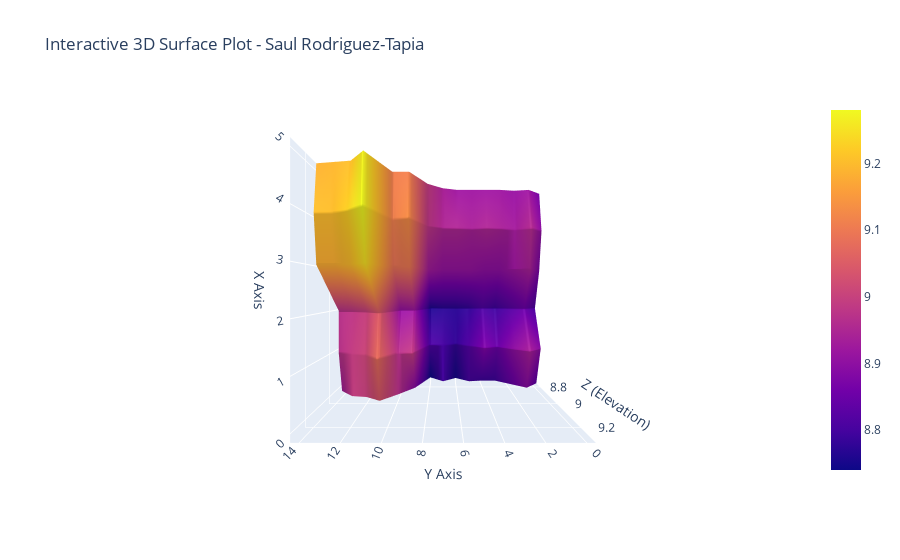
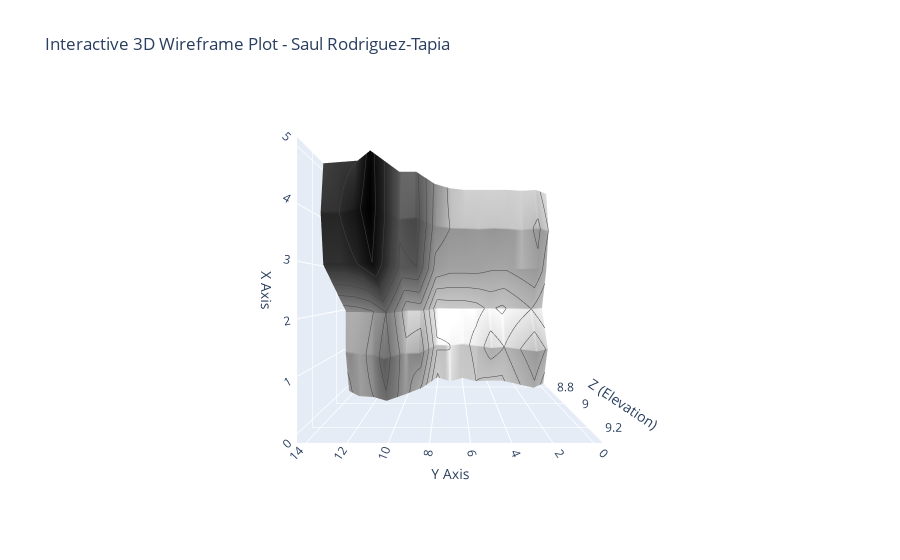
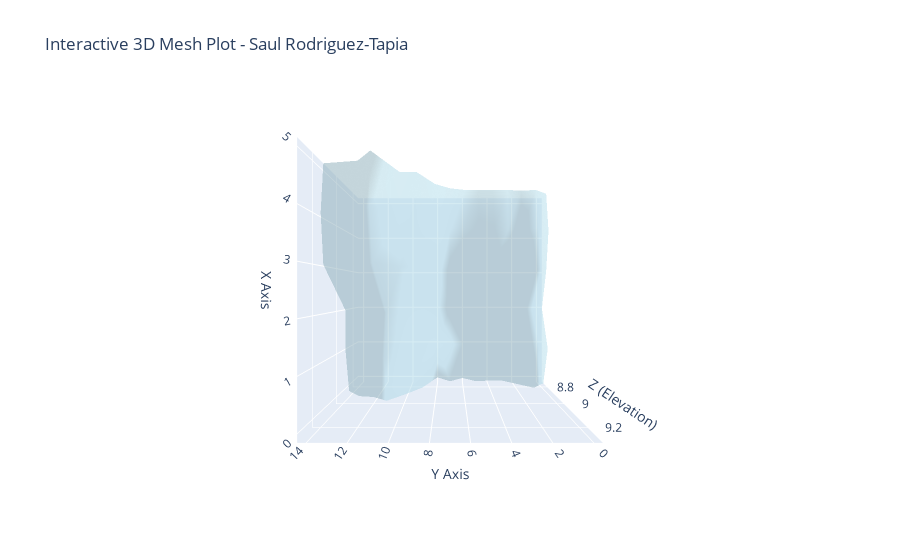

The notebook cell saved with these charts, in order:
### Code cell
x = np.arange(z1.shape[1])
y = np.arange(z1.shape[0])
x, y = np.meshgrid(x, y)


plot_types = [
    ("Surface Plot", go.Surface(z=z1, x=x, y=y)),
    ("Wireframe Plot", go.Surface(z=z1, x=x, y=y, showscale=False, colorscale="Greys", contours={"z": {"show": True, "start": 8.7, "end": 9.3, "size": 0.05}})),
    ("Mesh Plot", go.Mesh3d(x=x.flatten(), y=y.flatten(), z=z1.flatten(), color='lightblue', opacity=0.50))
]


for title_suffix, plot in plot_types:
    fig = go.Figure(data=[plot])
    fig.update_layout(
        title=f"Interactive 3D {title_suffix} - Saul Rodriguez-Tapia",
        scene=dict(
            xaxis_title='X Axis',
            yaxis_title='Y Axis',
            zaxis_title='Z (Elevation)',
            camera_eye=dict(x=0, y=0, z=2)  
        ),
    )
    fig.show()

### Figure 1 — Plotly figure (JSON) as saved in the notebook; plotly's stock layout.template omitted (floating-point values rounded to 4 significant figures)
{"data": [{"type": "surface", "x": [[0, 1, 2, 3, 4, 5], [0, 1, 2, 3, 4, 5], [0, 1, 2, 3, 4, 5], [0, 1, 2, 3, 4, 5], [0, 1, 2, 3, 4, 5], [0, 1, 2, 3, 4, 5], [0, 1, 2, 3, 4, 5], [0, 1, 2, 3, 4, 5], [0, 1, 2, 3, 4, 5], [0, 1, 2, 3, 4, 5], [0, 1, 2, 3, 4, 5], [0, 1, 2, 3, 4, 5], [0, 1, 2, 3, 4, 5], [0, 1, 2, 3, 4, 5], [0, 1, 2, 3, 4, 5]], "y": [[0, 0, 0, 0, 0, 0], [1, 1, 1, 1, 1, 1], [2, 2, 2, 2, 2, 2], [3, 3, 3, 3, 3, 3], [4, 4, 4, 4, 4, 4], [5, 5, 5, 5, 5, 5], [6, 6, 6, 6, 6, 6], [7, 7, 7, 7, 7, 7], [8, 8, 8, 8, 8, 8], [9, 9, 9, 9, 9, 9], [10, 10, 10, 10, 10, 10], [11, 11, 11, 11, 11, 11], [12, 12, 12, 12, 12, 12], [13, 13, 13, 13, 13, 13], [14, 14, 14, 14, 14, 14]], "z": [[8.83, 8.89, 8.81, 8.87, 8.9, 8.87], [8.89, 8.94, 8.85, 8.94, 8.96, 8.92], [8.84, 8.9, 8.82, 8.92, 8.93, 8.91], [8.79, 8.85, 8.79, 8.9, 8.94, 8.92], [8.79, 8.88, 8.81, 8.9, 8.95, 8.92], [8.8, 8.82, 8.78, 8.91, 8.94, 8.92], [8.75, 8.78, 8.77, 8.91, 8.95, 8.92], [8.8, 8.8, 8.77, 8.91, 8.95, 8.94], [8.74, 8.81, 8.76, 8.93, 8.98, 8.99], [8.89, 8.99, 8.92, 9.1, 9.13, 9.11], [8.97, 8.97, 8.91, 9.09, 9.11, 9.11], [9.04, 9.08, 9.05, 9.25, 9.28, 9.27], [9, 9.01, 9, 9.2, 9.23, 9.2], [8.99, 8.99, 8.98, 9.18, 9.2, 9.19], [8.93, 8.97, 8.97, 9.18, 9.2, 9.18]]}], "layout": {"autosize": true, "scene": {"aspectmode": "auto", "aspectratio": {"x": 1, "y": 1, "z": 1}, "camera": {"eye": {"x": 0, "y": 0, "z": 2}}, "xaxis": {"title": {"text": "X Axis"}, "type": "linear"}, "yaxis": {"title": {"text": "Y Axis"}, "type": "linear"}, "zaxis": {"title": {"text": "Z (Elevation)"}, "type": "linear"}}, "title": {"text": "Interactive 3D Surface Plot - Saul Rodriguez-Tapia"}}}

### Figure 2 — Plotly figure (JSON) as saved in the notebook; plotly's stock layout.template omitted (floating-point values rounded to 4 significant figures)
{"data": [{"colorscale": [[0, "rgb(255,255,255)"], [0.125, "rgb(240,240,240)"], [0.25, "rgb(217,217,217)"], [0.375, "rgb(189,189,189)"], [0.5, "rgb(150,150,150)"], [0.625, "rgb(115,115,115)"], [0.75, "rgb(82,82,82)"], [0.875, "rgb(37,37,37)"], [1, "rgb(0, 0, 0)"]], "contours": {"z": {"end": 9.3, "show": true, "size": 0.05, "start": 8.7}}, "showscale": false, "type": "surface", "x": [[0, 1, 2, 3, 4, 5], [0, 1, 2, 3, 4, 5], [0, 1, 2, 3, 4, 5], [0, 1, 2, 3, 4, 5], [0, 1, 2, 3, 4, 5], [0, 1, 2, 3, 4, 5], [0, 1, 2, 3, 4, 5], [0, 1, 2, 3, 4, 5], [0, 1, 2, 3, 4, 5], [0, 1, 2, 3, 4, 5], [0, 1, 2, 3, 4, 5], [0, 1, 2, 3, 4, 5], [0, 1, 2, 3, 4, 5], [0, 1, 2, 3, 4, 5], [0, 1, 2, 3, 4, 5]], "y": [[0, 0, 0, 0, 0, 0], [1, 1, 1, 1, 1, 1], [2, 2, 2, 2, 2, 2], [3, 3, 3, 3, 3, 3], [4, 4, 4, 4, 4, 4], [5, 5, 5, 5, 5, 5], [6, 6, 6, 6, 6, 6], [7, 7, 7, 7, 7, 7], [8, 8, 8, 8, 8, 8], [9, 9, 9, 9, 9, 9], [10, 10, 10, 10, 10, 10], [11, 11, 11, 11, 11, 11], [12, 12, 12, 12, 12, 12], [13, 13, 13, 13, 13, 13], [14, 14, 14, 14, 14, 14]], "z": [[8.83, 8.89, 8.81, 8.87, 8.9, 8.87], [8.89, 8.94, 8.85, 8.94, 8.96, 8.92], [8.84, 8.9, 8.82, 8.92, 8.93, 8.91], [8.79, 8.85, 8.79, 8.9, 8.94, 8.92], [8.79, 8.88, 8.81, 8.9, 8.95, 8.92], [8.8, 8.82, 8.78, 8.91, 8.94, 8.92], [8.75, 8.78, 8.77, 8.91, 8.95, 8.92], [8.8, 8.8, 8.77, 8.91, 8.95, 8.94], [8.74, 8.81, 8.76, 8.93, 8.98, 8.99], [8.89, 8.99, 8.92, 9.1, 9.13, 9.11], [8.97, 8.97, 8.91, 9.09, 9.11, 9.11], [9.04, 9.08, 9.05, 9.25, 9.28, 9.27], [9, 9.01, 9, 9.2, 9.23, 9.2], [8.99, 8.99, 8.98, 9.18, 9.2, 9.19], [8.93, 8.97, 8.97, 9.18, 9.2, 9.18]]}], "layout": {"autosize": true, "scene": {"aspectmode": "auto", "aspectratio": {"x": 1, "y": 1, "z": 1}, "camera": {"eye": {"x": 0, "y": 0, "z": 2}}, "xaxis": {"title": {"text": "X Axis"}, "type": "linear"}, "yaxis": {"title": {"text": "Y Axis"}, "type": "linear"}, "zaxis": {"title": {"text": "Z (Elevation)"}, "type": "linear"}}, "title": {"text": "Interactive 3D Wireframe Plot - Saul Rodriguez-Tapia"}}}

### Figure 3 — Plotly figure (JSON) as saved in the notebook; plotly's stock layout.template omitted (floating-point values rounded to 4 significant figures)
{"data": [{"color": "lightblue", "opacity": 0.5, "type": "mesh3d", "x": [0, 1, 2, 3, 4, 5, 0, 1, 2, 3, 4, 5, 0, 1, 2, 3, 4, 5, 0, 1, 2, 3, 4, 5, 0, 1, 2, 3, 4, 5, 0, 1, 2, 3, 4, 5, 0, 1, 2, 3, 4, 5, 0, 1, 2, 3, 4, 5, 0, 1, 2, 3, 4, 5, 0, 1, 2, 3, 4, 5, 0, 1, 2, 3, 4, 5, 0, 1, 2, 3, 4, 5, 0, 1, 2, 3, 4, 5, 0, 1, 2, 3, 4, 5, 0, 1, 2, 3, 4, 5], "y": [0, 0, 0, 0, 0, 0, 1, 1, 1, 1, 1, 1, 2, 2, 2, 2, 2, 2, 3, 3, 3, 3, 3, 3, 4, 4, 4, 4, 4, 4, 5, 5, 5, 5, 5, 5, 6, 6, 6, 6, 6, 6, 7, 7, 7, 7, 7, 7, 8, 8, 8, 8, 8, 8, 9, 9, 9, 9, 9, 9, 10, 10, 10, 10, 10, 10, 11, 11, 11, 11, 11, 11, 12, 12, 12, 12, 12, 12, 13, 13, 13, 13, 13, 13, 14, 14, 14, 14, 14, 14], "z": [8.83, 8.89, 8.81, 8.87, 8.9, 8.87, 8.89, 8.94, 8.85, 8.94, 8.96, 8.92, 8.84, 8.9, 8.82, 8.92, 8.93, 8.91, 8.79, 8.85, 8.79, 8.9, 8.94, 8.92, 8.79, 8.88, 8.81, 8.9, 8.95, 8.92, 8.8, 8.82, 8.78, 8.91, 8.94, 8.92, 8.75, 8.78, 8.77, 8.91, 8.95, 8.92, 8.8, 8.8, 8.77, 8.91, 8.95, 8.94, 8.74, 8.81, 8.76, 8.93, 8.98, 8.99, 8.89, 8.99, 8.92, 9.1, 9.13, 9.11, 8.97, 8.97, 8.91, 9.09, 9.11, 9.11, 9.04, 9.08, 9.05, 9.25, 9.28, 9.27, 9, 9.01, 9, 9.2, 9.23, 9.2, 8.99, 8.99, 8.98, 9.18, 9.2, 9.19, 8.93, 8.97, 8.97, 9.18, 9.2, 9.18]}], "layout": {"autosize": true, "scene": {"aspectmode": "auto", "aspectratio": {"x": 1, "y": 1, "z": 1}, "camera": {"eye": {"x": 0, "y": 0, "z": 2}}, "xaxis": {"title": {"text": "X Axis"}, "type": "linear"}, "yaxis": {"title": {"text": "Y Axis"}, "type": "linear"}, "zaxis": {"title": {"text": "Z (Elevation)"}, "type": "linear"}}, "title": {"text": "Interactive 3D Mesh Plot - Saul Rodriguez-Tapia"}}}
